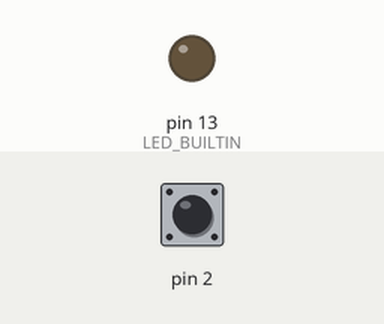
This sketch was run on a simulated Arduino Uno, built with avr-gcc and run on an emulated ATmega328P. On the bench: output pins drawn as LEDs (lit = HIGH). The inputs (shaded band) are chosen by the test bench; at power-on: pin 2 HIGH.

Above: at 1.2 s.
1.3 s: pin 2 pulled LOW for 0.15 s
At 1.37 s:
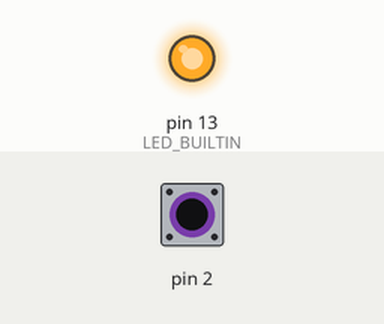
2.9 s: pin 2 pulled LOW for 3.2 s
At 7.4 s:
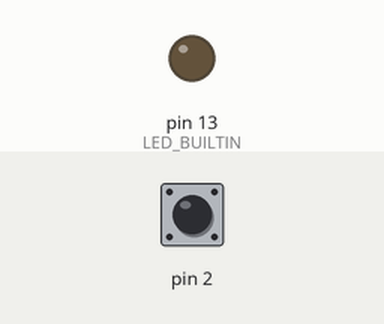
Timing chart, 0 to 8.9 s (numbered marks = the images above; inputs shaded):
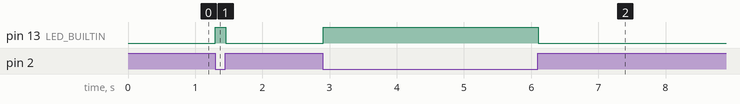

The sketch:

pullup_without_interrupt.ino
```cpp
bool isPulled = false;

int buttonState = 0;

void setup()
{
  pinMode(2, INPUT_PULLUP);
  pinMode(LED_BUILTIN, OUTPUT);
}

void loop()
{
  buttonState = digitalRead(2);


  if (buttonState == LOW) {
    digitalWrite(LED_BUILTIN, HIGH);
  } else {
    digitalWrite(LED_BUILTIN, LOW);
  }
  delay(10);

}
  
```

Measured:
- after the input at 1.3 s, pin 13 (LED_BUILTIN): LOW → HIGH at once, → LOW 0.15 s later
- after the input at 2.9 s, pin 13 (LED_BUILTIN): LOW → HIGH at once, → LOW 3.2 s later
